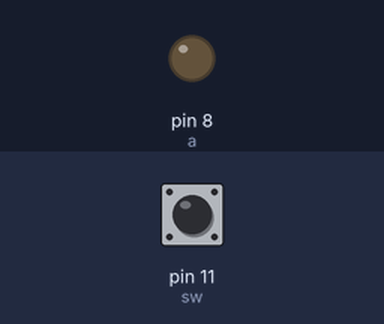
A sketch run on a simulated Arduino Uno, built with avr-gcc and run on an emulated ATmega328P. Parts: output pins drawn as LEDs (lit = HIGH). The inputs (shaded band) are chosen by the test bench; at power-on: pin 11 (sw) LOW. What the sketch prints to the serial monitor is not drawn.

Above: at 1.2 s.
1.3 s: pin 11 (sw) pulled HIGH for 0.15 s
At 1.7 s:
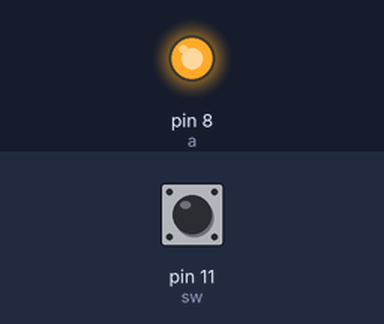
2.9 s: pin 11 (sw) pulled HIGH for 1 s
At 5.1 s:
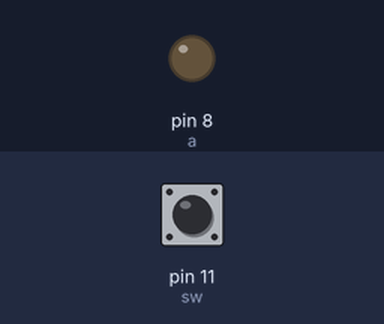
5.4 s: pin 11 (sw) pulled HIGH for 3.2 s
At 8.9 s:
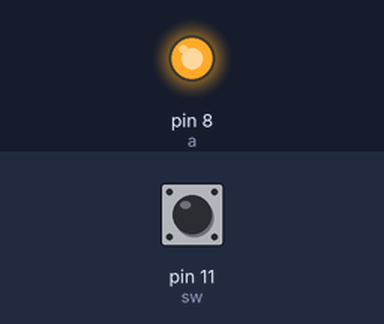
Timing chart, 0 to 10.4 s (numbered marks = the images above; inputs shaded):
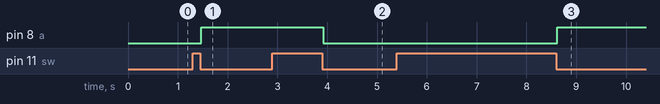

The sketch:

sketch_nov11a.ino
```cpp
int a = 8;
int sw=11;   //開關
boolean lastState=LOW;
int clickNum=0;
boolean toggle=LOW;

void setup() {
  pinMode(a, OUTPUT);
  digitalWrite(a, LOW);
  pinMode(sw,INPUT);
  Serial.begin(9600);

}

void loop() {
  boolean b1=digitalRead(sw);
  if(b1!=lastState)
  {
    delay(20);
    boolean b2=digitalRead(sw);

    if(b1==b2)
    {
      lastState=b1;
      clickNum++;
    }
  }
  Serial.println(clickNum);
  if(clickNum==2)
  {
    digitalWrite(a, HIGH);
    delay(20);
  }
  if(clickNum==4)
  {
    clickNum=0;
  digitalWrite(a, LOW);
  delay(20);
  }
}
```

Measured:
- after the input at 1.3 s, pin 8 (a): LOW → HIGH after 0.17 s
- after the input at 2.9 s, pin 8 (a): HIGH → LOW after 1.0 s
- after the input at 5.4 s, pin 8 (a): LOW → HIGH after 3.2 s
